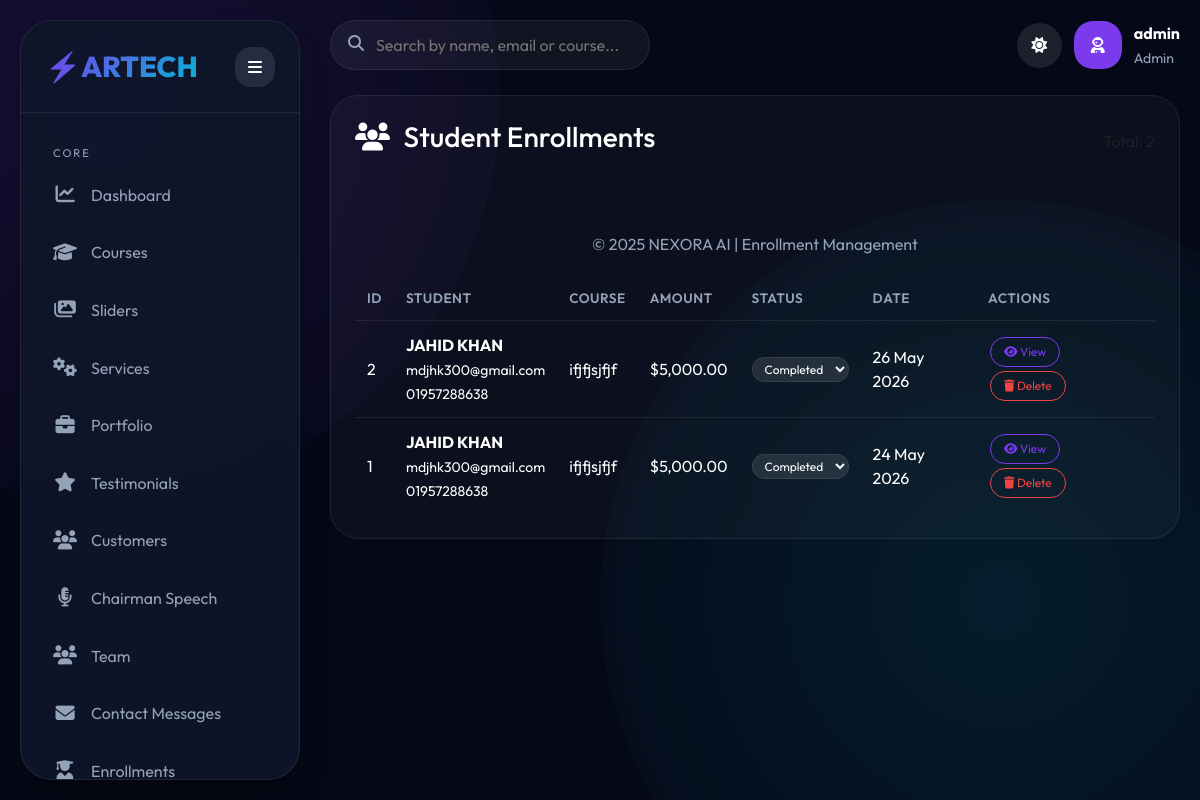
The app's page /admin/manage_enrollments.php (signed in), older data.
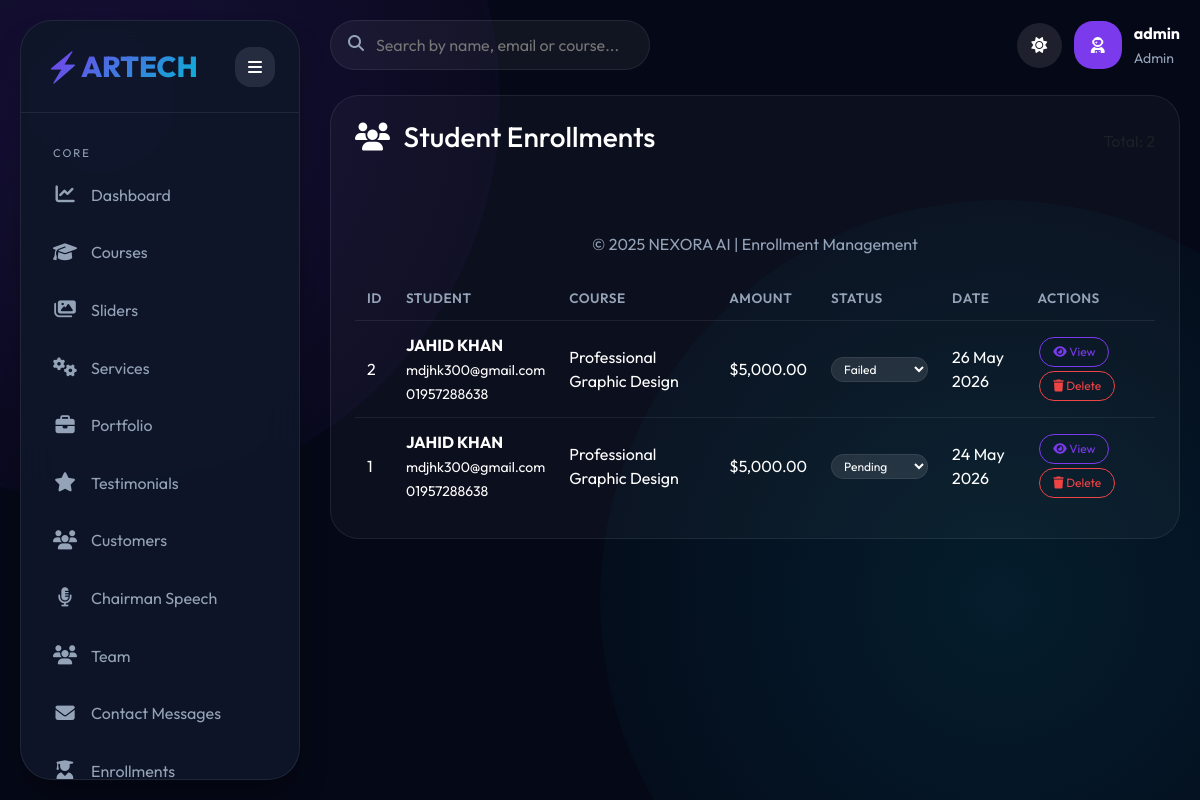
The same page, newer data.
### tables this page shows
CREATE TABLE `enrollments` (
  `id` int(11) NOT NULL,
  `course_id` int(11) NOT NULL,
  `student_name` varchar(255) NOT NULL,
  `student_email` varchar(255) NOT NULL,
  `student_phone` varchar(50) NOT NULL,
  `student_address` text DEFAULT NULL,
  `payment_method` varchar(50) DEFAULT 'sslcommerz',
  `payment_status` enum('pending','completed','failed','cancelled') DEFAULT 'pending',
  `transaction_id` varchar(255) DEFAULT NULL,
  `amount` decimal(10,2) NOT NULL,
  `enrollment_date` timestamp NOT NULL DEFAULT current_timestamp()
);

CREATE TABLE `courses` (
  `id` int(11) NOT NULL,
  `title` varchar(255) NOT NULL,
  `description` text DEFAULT NULL,
  `short_description` text DEFAULT NULL,
  `icon_class` varchar(100) DEFAULT 'fas fa-cube',
  `link_url` varchar(255) DEFAULT '#',
  `image_url` varchar(500) DEFAULT NULL,
  `duration` varchar(50) DEFAULT NULL,
  `total_classes` int(11) DEFAULT 0,
  `total_projects` int(11) DEFAULT 0,
  `instructor_name` varchar(255) DEFAULT NULL,
  `instructor_bio` text DEFAULT NULL,
  `instructor_image` varchar(500) DEFAULT NULL,
  `curriculum` longtext DEFAULT NULL CHECK (json_valid(`curriculum`)),
  `career_outcomes` text DEFAULT NULL,
  `prerequisites` text DEFAULT NULL,
  `software_learned` text DEFAULT NULL,
  `is_popular` tinyint(4) DEFAULT 0,
  `level` varchar(50) DEFAULT NULL,
  `price` decimal(10,2) NOT NULL DEFAULT 0.00,
  `price_offline` decimal(10,2) DEFAULT 0.00,
  `enrolled_students` int(11) NOT NULL DEFAULT 0,
  `status` tinyint(1) NOT NULL DEFAULT 1,
  `order_position` int(11) DEFAULT 0,
  `created_at` timestamp NOT NULL DEFAULT current_timestamp()
);

### admin/manage_enrollments.php (the view, shortened to what this page needs)
<?php
require_once '../config.php';
$enrollments = $pdo->query("
    SELECT e.*, c.title as course_title
    FROM enrollments e
    LEFT JOIN courses c ON e.course_id = c.id
    ORDER BY e.enrollment_date DESC
")->fetchAll();
?>
<!DOCTYPE html>
<html lang="en">
<head>
    <link href="https://cdn.jsdelivr.net/npm/bootstrap@5.3.3/dist/css/bootstrap.min.css" rel="stylesheet">
    <link rel="stylesheet" href="https://cdnjs.cloudflare.com/ajax/libs/font-awesome/6.5.2/css/all.min.css">
</head>
<body>
<?php include 'navigation.php'; ?>
<div class="main" id="main">
    <div class="topbar">
        <div class="search-box">
            <i class="fas fa-search"></i>
            <input type="text" id="searchInput" placeholder="Search by name, email or course...">
        </div>
        <div style="display: flex; gap: 12px; align-items: center;">
            <button class="theme-toggle" id="themeToggle"><i class="fas fa-moon"></i></button>
            <div class="profile-img"><i class="fas fa-user-astronaut"></i></div>
            <div><strong><?php echo htmlspecialchars($_SESSION['admin_username']); ?></strong><br><small style="color:var(--muted)">Admin</small></div>
        </div>
    </div>
    <div class="panel">
        <div style="display: flex; justify-content: space-between; align-items: center; flex-wrap: wrap; margin-bottom: 20px;">
            <h3><i class="fas fa-users me-2"></i> Student Enrollments</h3>
            <span class="text-muted">Total: <?php echo count($enrollments); ?></span>
        </div>
        <div class="table-responsive">
            <table class="enrollment-table w-100" id="enrollmentsTable">
                <thead>
                    <tr>
                        <th>ID</th><th>Student</th><th>Course</th><th>Amount</th><th>Status</th><th>Date</th><th>Actions</th>
                    </tr>
                </thead>
                <tbody>
                    <?php foreach($enrollments as $e): ?>
                    <tr data-id="<?php echo $e['id']; ?>">
                        <td><?php echo $e['id']; ?></td>
                        <td>
                            <strong><?php echo htmlspecialchars($e['student_name']); ?></strong><br>
                            <small><?php echo htmlspecialchars($e['student_email']); ?></small><br>
                            <small><?php echo htmlspecialchars($e['student_phone']); ?></small>
                        </td>
                        <td><?php echo htmlspecialchars($e['course_title']); ?></td>
                        <td>$<?php echo number_format($e['amount'], 2); ?></td>
                        <td>
                            <select class="status-select status-update" data-id="<?php echo $e['id']; ?>">
                                <option value="pending" <?php echo $e['payment_status'] == 'pending' ? 'selected' : ''; ?>>Pending</option>
                                <option value="completed" <?php echo $e['payment_status'] == 'completed' ? 'selected' : ''; ?>>Completed</option>
                                <option value="failed" <?php echo $e['payment_status'] == 'failed' ? 'selected' : ''; ?>>Failed</option>
                            </select>
                        </td>
                        <td><?php echo date('d M Y', strtotime($e['enrollment_date'])); ?></td>
                        <td>
                            <button class="view-btn btn-sm-custom" data-id="<?php echo $e['id']; ?>"
                                data-name="<?php echo htmlspecialchars($e['student_name']); ?>"
                                data-email="<?php echo htmlspecialchars($e['student_email']); ?>"
                                data-phone="<?php echo htmlspecialchars($e['student_phone']); ?>"
                                data-address="<?php echo htmlspecialchars($e['student_address']); ?>"
                                data-course="<?php echo htmlspecialchars($e['course_title']); ?>"
                                data-amount="<?php echo $e['amount']; ?>"
                                data-status="<?php echo $e['payment_status']; ?>"
                                data-transaction="<?php echo htmlspecialchars($e['transaction_id']); ?>"
                                data-date="<?php echo date('d M Y, h:i A', strtotime($e['enrollment_date'])); ?>">
                                <i class="fas fa-eye"></i> View
                            </button>
                            <button class="delete-btn btn-sm-custom" data-id="<?php echo $e['id']; ?>" style="border-color:var(--danger); color:var(--danger);"><i class="fas fa-trash"></i> Delete</button>
                         </td>
                    </tr>
                    <?php endforeach; ?>
                </tbody>
        </div>
    </div>
    <div class="footer">© 2025 NEXORA AI | Enrollment Management</div>
</div>
</body>
</html>

Row changes from the older to the newer data that the page shows:
changed enrollments id 2: course.title "ifjfjsjfjf" → "Professional Graphic Design"; payment_status+id "Completed" → "Failed"
changed enrollments id 1: course.title "ifjfjsjfjf" → "Professional Graphic Design"; payment_status+id "Completed" → "Pending"
